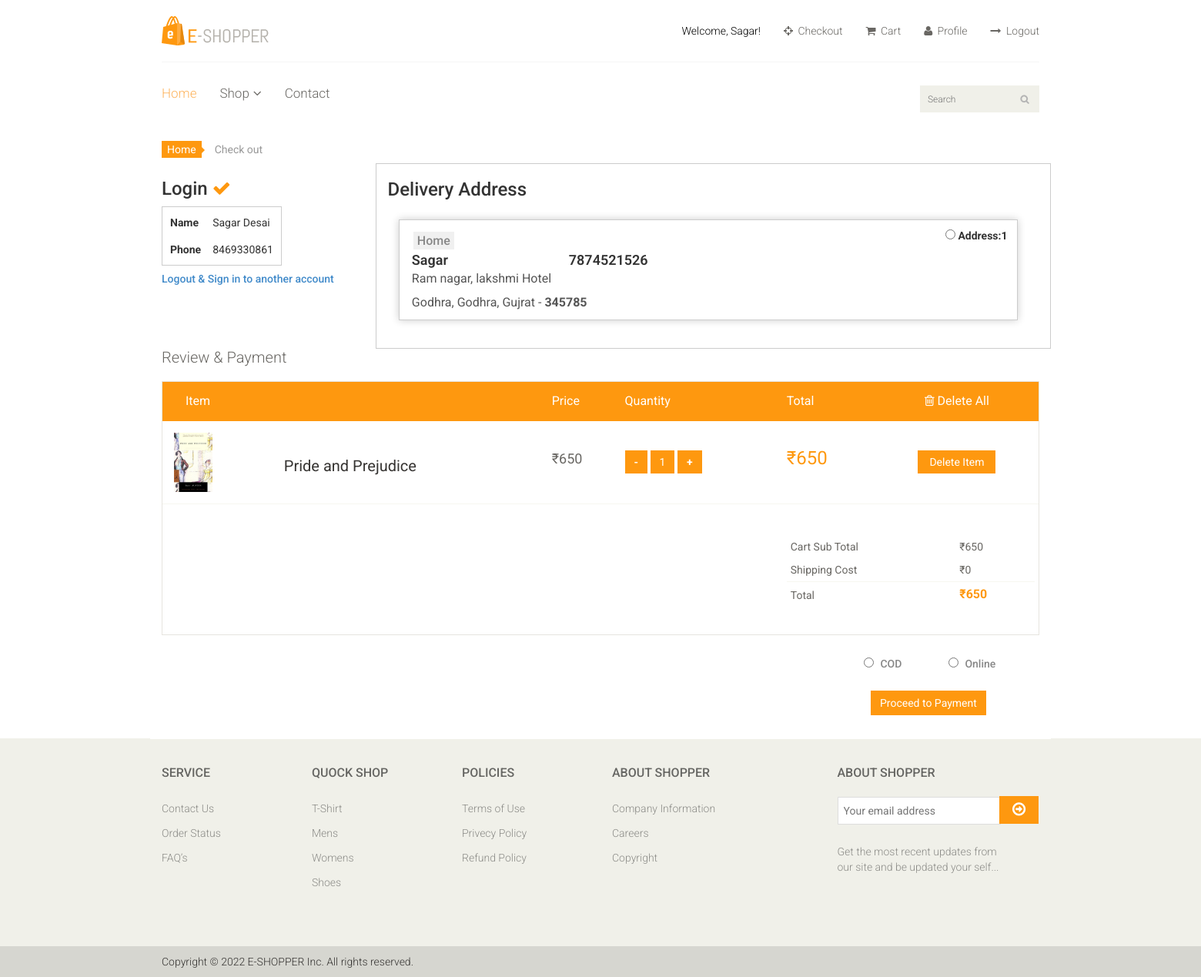
/cart/checkout/ (signed in), run on an earlier commit of the app's database.
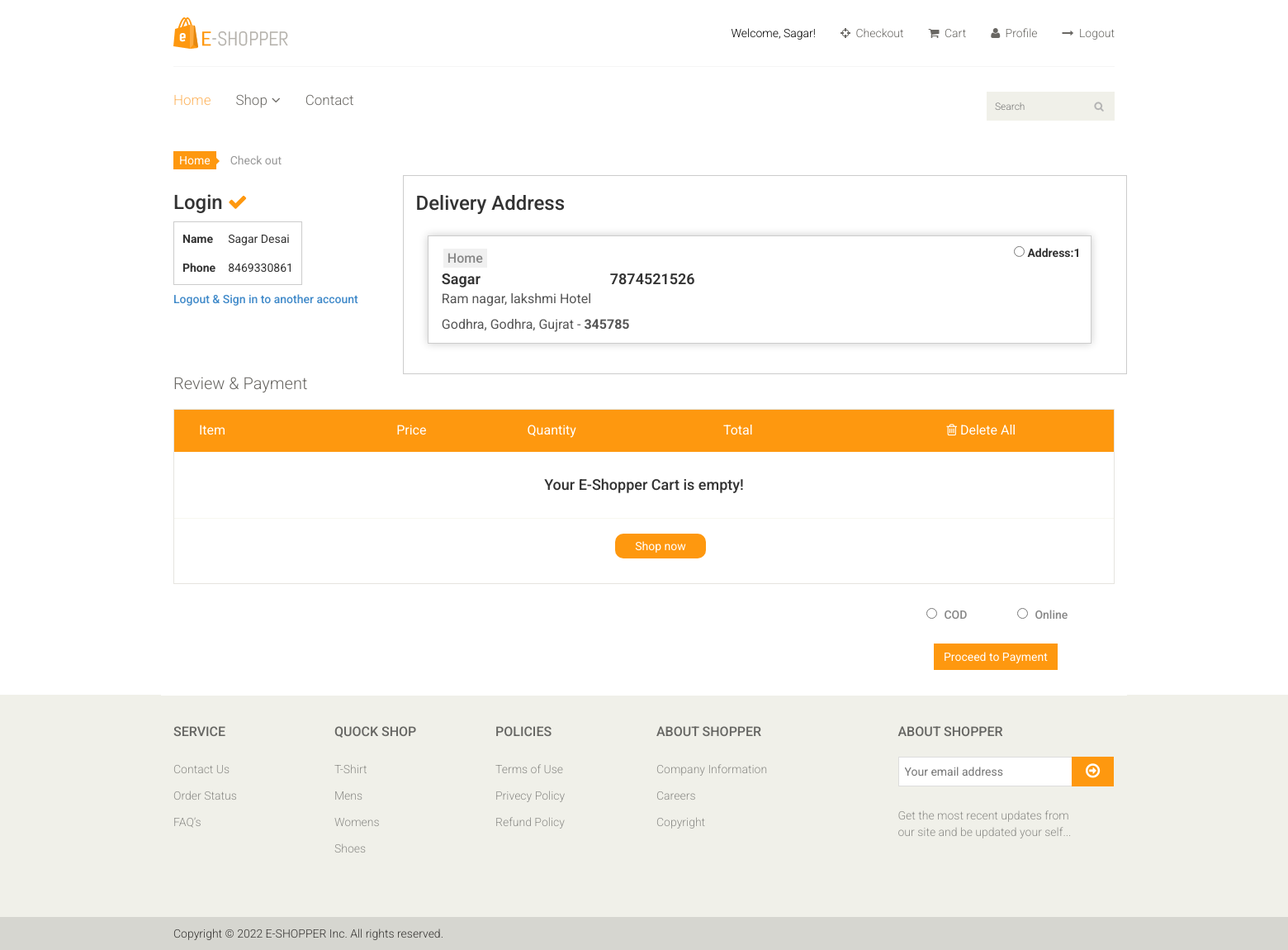
And on a later commit of the database.
### user_app/models.py (models this page shows)
class UserAddress(models.Model):
    user = models.ForeignKey(User,on_delete=models.CASCADE)
    name = models.CharField(max_length=100)
    contact = models.CharField(max_length=10)
    pincode = models.CharField(max_length=10)
    locality = models.CharField(max_length=100)
    address = models.TextField()
    city = models.CharField(max_length=50)
    STATE_CHOICE = (
        ('Arunachal Pradesh','Arunachal Pradesh'),
        ('Andman & Nicobar','Andman & Nicobar'),
        ('Assam','Assam'),
        ('Bihar','Bihar'),
        ('Chandigarh','Chandigarh'),
        ('Chattisgadh','Chattisgadh'),
        ('Dadra Nagar','Dadra Nagar'),
        ('Daman & Diu','Daman & Diu'),
        ('Delhi','Delhi'),
        ('Goa','Goa'),
        ('Gujrat','Gujrat'),
        ('Haryana','Haryana'),
        ('Himachal Pradesh','Himachal Pradesh'),
        ('Jammu','Jammu'),
        ('Jarkhand','Jarkhand'),
        ('Karnataka','Karnataka'),
        ('Kerala','Kerala'),
        ('Ladakh','Ladakh'),
        ('Madhya Pradesh','Madhya Pradesh'),
        ('Manipur','Manipur'),
        ('Maharashtra','Maharashtra'),
        ('Meghalaya','Meghalaya'),
        ('Mizoram','Mizoram'),
        ('Nagaland','Nagaland'),
        ('Odhisha','Odhisha'),
        ('Punjab','Punjab'),
        ('Rajasthan','Rajasthan'),
        ('Sikkim','Sikkim'),
        ('Tripura','Tripura'),
        ('Tamil Nadu','Tamil Nadu'),
        ('Telgana','Telgana'),
        ('Utar Prades','Utar Prades'),
        ('Utrakhand','Utrakhand'),
        ('West Benagal','West Benagal'),
    )
    state  = models.CharField(max_length=255,choices=STATE_CHOICE)
    landmark = models.CharField(max_length=100)
    optionalnumber = models.CharField(max_length=10,blank=True)
    ADDRESS_TYPE = (
        ('Home','HOME'),
        ('Work','WORK'),
    )
    addresstype = models.CharField(max_length=10,choices=ADDRESS_TYPE)

### cart_app/models.py (models this page shows, shortened)
class CartItemModel(models.Model):
    user = models.ForeignKey(User,on_delete=models.CASCADE)
    product = models.ForeignKey(ProductModel,on_delete=models.CASCADE)
    quantity = models.PositiveIntegerField(default=1)
    def subtotal(self):
        return self.product.ProductPrice * self.quantity

### product_app/models.py (models this page shows, shortened)
class ProductModel(models.Model):
    ProductName = models.CharField(max_length=100)
    ProductImage = models.ImageField(blank=True,upload_to='product/')
    category = models.ForeignKey(CategoryModel,on_delete=models.CASCADE)
    subcategory = models.ForeignKey(SubCategoryModel,on_delete=models.CASCADE)
    brandName = models.CharField(max_length=100)
    ProductPrice =models.IntegerField()
    sellerName = models.CharField(max_length=100)
    ProductDetail = models.TextField()
    slug = models.SlugField(unique=True, max_length=100, blank=True, editable=False)

### cart_app/views.py (the view)
# urls.py: path('checkout/', checkoutView, name='checkout'),
@login_required
def checkoutView(request):
    user = request.user
    user_profile = UserProfile.objects.get(user=user)
    user_addresses = UserAddress.objects.filter(user=user)
    cart = CartModel.objects.get(user=user)
    cart_item = cart.items.all()
    cart_total = sum(item.subtotal() for item in cart_item)
    shipping_cost = 0
    selected_address_id = request.GET.get('selected_address')
    context = {
        'cart_items':cart_item,
        'cart': cart,
        'cart_total':cart_total,
        'shipping_cost':shipping_cost,
        'user_profile':user_profile,
        'user_addresses': user_addresses,
        'selected_address_id':selected_address_id,
    }
    return render(request, 'cart_app/checkout.html', context)

### cart_app/templates/cart_app/checkout.html (shortened to what the changed rows need)
{% extends 'base_app/base.html' %}
{% load static %}
{% block content %}
<section id="cart_items">
<div class="container">
    <form method="post" action="{% url 'order_app:create_order' %}">
        <div class="row">
            <div class="col-sm-3">
                {% if request.user.is_authenticated %}
                    <table style="border-collapse: separate; border-spacing: 5px; border: 1px solid #ccc;">
                        <tr>
                            <th style="padding: 5px;">Name</th>
                        </tr>
                        <tr>
                            <th style="padding: 5px;">Phone</th>
                        </tr>
                    </table>
                {% else %}
                    <a href="{% url 'user_app:login' %}?retpath=checkout">You need to login first</a></h5>
                {% endif %}
            </div>
            <div class="col-sm-9" style="border:1px solid #ccc">
                <div class="row" style="padding-left: 2%; margin-bottom: 0px; display: flex; justify-content: space-between; width: 100%;">
                    <div style="width: 97%; margin-bottom: 15px; display: flex; flex-direction: column; position: relative;">
                        {% for address in user_addresses %}
                        <label for="custadd{{forloop.counter}}" style="cursor: pointer;">
                            <div class="address-container" style="border: 1px solid rgb(204, 204, 204); margin-top: 2%; margin-bottom: 2%; width: 100%; box-shadow: 0 0 10px rgba(0, 0, 0, 0.2); transition: transform 0.2s;">
                                <div class="address-card" style="position: relative; transform-style: preserve-3d; transition: transform 0.2s;">
                                    <div class="address-card-header" style="position: relative; margin-top: 2%;">
                                        <span class="address-type" style="margin: 35px 0px 10px 18px; padding: 2px 5px 2px 5px; font-size: 16px; font-weight: 500; color: #878787; background-color: #f0f0f0;">{{address.addresstype}}</span>
                                        <div class="form-check mr-5 mb-5" style="position: absolute; right: 12px; transform: translateY(-115%); cursor: pointer;">
                                            <input class="form-check-input" type="radio" name="address_id" id="custadd{{forloop.counter}}" value="{{address.id}}" required>
                                            <label class="dorm-check-label fw-bold" for="custadd{{forloop.counter}}">
                                                Address:{{forloop.counter}}
                                            </label>
                                        </div>
                                    </div>
                                    <div class="address-card-body" style="margin-top: 0px; padding-left: 2%; transform: rotateY(0deg); backface-visibility: hidden;">
                                        <div class="row" style="margin-bottom: 0px;">
                                            <div class="col-md-3">
                                                <div style="font-size: 18px; font-weight: 600; color: #333;">{{address.name | capfirst}}</div>
                                            </div>
                                            <div class="col-md-6">
                                                <div style="font-size: 18px; font-weight: 600; color: #333;">{{address.contact}}</div>
                                            </div>
                                        </div>
                                        <div class="row" style="margin-bottom: 0px;">
                                            <div class="col-md-12">
                                                <div style="font-size: 16px; font-weight: 400; color: #555; margin-bottom: 8px;">{{address.address}}</div>
                                            </div>
                                        </div>
                                        <div class="row" style="margin-bottom: 10px;">
                                            <div class="col-md-12">
                                                <div style="font-size: 16px; font-weight: 400; color: #555;">{{address.locality}}, {{address.city}}, {{address.state}} - <strong>{{address.pincode}}</strong></div>
                                            </div>
                                        </div>
                                    </div>
                                </div>
                            </div>
                        </label>
                        {% endfor %}
                    </div>
                </div>
            </div>
        </div>
        <div class="review-payment">
            <h2 style="margin-top:0px;">Review & Payment</h2>
        </div>
        <div class="table-responsive cart_info">
            <table class="table table-condensed">
                <thead>
                    <tr class="cart_menu">
                        <td class="image">Item</td>
                        <td class="description"></td>
                        <td class="price">Price</td>
                        <td class="quantity">Quantity</td>
                        <td class="total">Total</td>
                        <td class="total" style="text-align:center;">
                            <a href="{% url 'cart_app:clear_cart' %}?retpath=checkout" style="color:white; text-align:right;"
                                onmouseover="this.style.color='#333'" onmouseout="this.style.color='white'">
                            </a>
                        </td>
                    </tr>
                </thead>
                <tbody>
                    {% if cart_items %}
                        {% for cart_item in cart_items %}
                            <tr>
                                <td class="cart_product" style="margin:10px;">
                                    <a href="{% url 'product_app:productdetail' cart_item.product.slug %}">
                                        <img src="{{ cart_item.product.ProductImage.url }}"
                                        alt="{{ cart_item.product.ProductName }}" width="50"></a>
                                </td>
                                <td class="cart_description" style="white-space: normal;">
                                    <h4><a href="{% url 'product_app:productdetail' cart_item.product.slug %}">
                                        {{cart_item.product.ProductName}}</a></h4>
                                </td>
                                <td class="cart_price">
                                    <p>₹{{ cart_item.product.ProductPrice }}</p>
                                </td>
                                <td class="cart_quantity">
                                    <div class="btn1" style="display: inline;">
                                        <a class="mainusbtn" href="{% url 'cart_app:decrement_cart_quantity' cart_item.id %}?retpath=checkout">-</a>
                                        <a class="mainbtn" href="#">{{cart_item.quantity}}</a>
                                        <a class="plusbtn" href="{% url 'cart_app:increment_cart_quantity' cart_item.id %}?retpath=checkout">+</a>
                                    </div>
                                </td>
                                <td class="cart_total">
                                    <p class="cart_total_price">₹{{ cart_item.subtotal }}</p>
                                </td>
                                <td style="margin-right:2%;text-align:center;">
                                    <a class="btn btn-default update" style="margin:0px;" href="{% url 'cart_app:delete_cart_item' cart_item.id %}?retpath=checkout">Delete Item</a>
                                </td>
                            </tr>
                        {% endfor %}
                    {% else %}
                        <tr>
                            <td colspan="6" style="text-align: center; padding: 20px 0px 20px 0px;">
                                <h4>Your E-Shopper Cart is empty!</h4>
                            </td>
                        </tr>
                        <tr>
                            <td colspan="6" style="text-align: center; padding:0px 0px 10px 0px;">
                                <a href="{% url 'home' %}" class="btn btn-default update"
                                    onmouseover="this.style.color='#333';" onmouseout="this.style.color='white';"
                                    style="border-radius: 10px; padding:5px 24px 5px 24px;">Shop now</a>
                            </td>
                        </tr>
                    {% endif %}
                    {% if cart_items %}
                    <tr>
                        <td colspan="4">&nbsp;</td>
                        <td colspan="2">
                            <table class="table table-condensed total-result">
                                <tr>
                                    <td>Cart Sub Total</td>
                                    <td>₹{{ cart_total }}</td>
                                </tr>
                                <tr class="shipping-cost">
                                    <td>Shipping Cost</td>
                                    <td>₹{{shipping_cost}}</td>
                                </tr>
                                <tr>
                                    <td>Total</td>
                                    <td><span>₹{{ cart_total|add:shipping_cost }}</span></td>
                                </tr>
                            </table>
                        </td>
                    </tr>
                    {% endif %}
                </tbody>
            </table>
        </div>
    </form>
</div>
{% endblock content %}

What changed in the data, as far as the page shows it:
removed CartItemModel: product.ProductImage (picture), product.ProductName "Pride and Prejudice", product.ProductPrice "650", quantity "1", subtotal "650"
Also different on the page:
{{ cart_total }}: "650" → (not shown)
{{ shipping_cost }}: "0" → (not shown)
{{ cart_total|add:shipping_cost }}: "650" → (not shown)
text no longer shown: "Cart Sub Total ₹ Shipping Cost ₹ Total ₹"
text now shown: "Your E-Shopper Cart is empty! Shop now"
